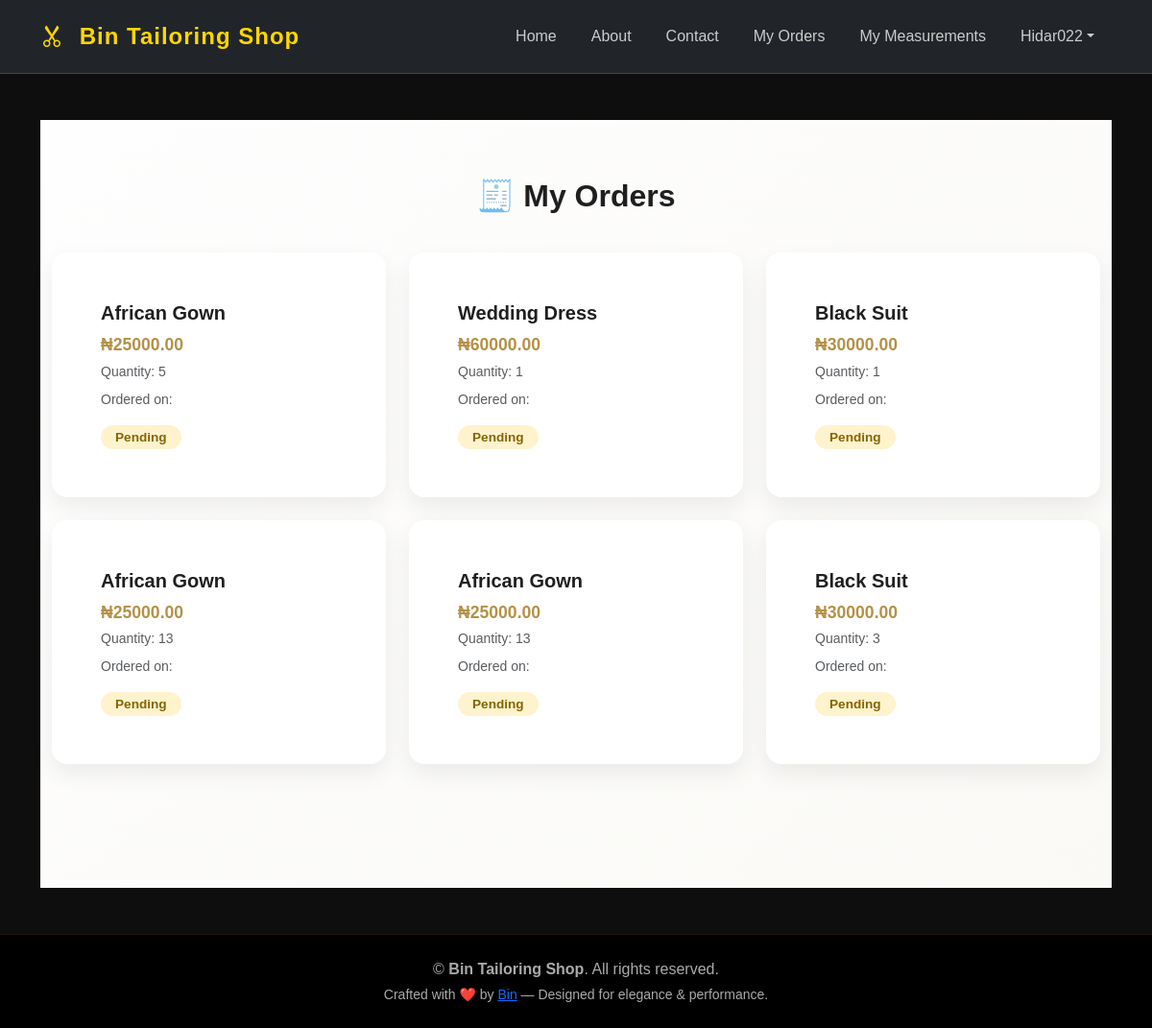
/my-orders/ (signed in), run on the app's committed database.
### main_app/models.py (models this page shows, shortened)
class Order(models.Model):
    STATUS_CHOICES = [
        ('pending', 'Pending'),
        ('completed', 'Completed'),
        ('cancelled', 'Cancelled'),
    ]
    user = models.ForeignKey(User, on_delete=models.CASCADE)
    product = models.ForeignKey(Product, on_delete=models.CASCADE)
    quantity = models.IntegerField(default=1)
    status = models.CharField(max_length=10, choices=STATUS_CHOICES, default='pending')
    order_date = models.DateTimeField(auto_now_add=True)

class Product(models.Model):
    name = models.CharField(max_length=100)
    description = models.TextField()
    price = models.DecimalField(max_digits=8, decimal_places=2)
    image = models.ImageField(upload_to='products/', null=True, blank=True)

### main_app/views.py (the view)
# urls.py: path('my-orders/', views.my_orders, name='my_orders'),
@login_required
def my_orders(request):
    orders = Order.objects.filter(user=request.user).order_by("-order_date")
    for order in orders:
        order.total_price = order.quantity * order.product.price
    return render(request, "my_orders.html", {"orders": orders})

### main_app/templates/my_orders.html (shortened to what this page needs)
{% extends 'base.html' %}
{% block content %}
<div class="page-bg">
  <div class="container">
    <h2 class="page-title">🧾 My Orders</h2>
    {% if orders %}
      <div class="row g-4">
        {% for order in orders %}
          <div class="col-md-6 col-lg-4">
            <div class="card order-card h-100">
              <div class="card-body">
                <h5>{{ order.product.name }}</h5>
                <p class="price mb-1">₦{{ order.product.price }}</p>
                <p class="text-muted small mb-2">Quantity: {{ order.quantity }}</p>
                <p class="text-muted small mb-3">
                  Ordered on: {{ order.date_ordered|date:"M d, Y" }}
                </p>
                <span class="status {% if order.status == 'pending' %}pending{% elif order.status == 'completed' %}completed{% else %}cancelled{% endif %}">
                  {{ order.status }}
                </span>
              </div>
            </div>
          </div>
        {% endfor %}
      </div>
    {% endif %}
  </div>
</div>
{% endblock %}

### main_app/templates/base.html (shortened to what this page needs)
{% load static %}
<!DOCTYPE html>
<html lang="en">
<head>
  <link href="https://cdn.jsdelivr.net/npm/bootstrap@5.3.3/dist/css/bootstrap.min.css" rel="stylesheet">
  <link href="https://cdn.jsdelivr.net/npm/bootstrap-icons@1.11.3/font/bootstrap-icons.css" rel="stylesheet">
  <link rel="stylesheet" href="https://cdnjs.cloudflare.com/ajax/libs/animate.css/4.1.1/animate.min.css"/>
  <link rel="stylesheet" href="{% static 'css/styles.css' %}">
</head>
<body>
 <nav class="navbar navbar-expand-lg navbar-dark bg-dark shadow-sm sticky-top">
    <div class="container">
      <a class="navbar-brand" href="{% url 'home' %}">
        <i class="bi bi-scissors me-2"></i> Bin Tailoring Shop
      </a>
      <div class="collapse navbar-collapse justify-content-end" id="navbarNav">
        <ul class="navbar-nav align-items-center">
          <li class="nav-item"><a class="nav-link" href="{% url 'home' %}">Home</a></li>
          <li class="nav-item"><a class="nav-link" href="{% url 'about' %}">About</a></li>
          <li class="nav-item"><a class="nav-link" href="{% url 'contact' %}">Contact</a></li>
          {% if user.is_authenticated %}
           <li class="nav-item"><a class="nav-link" href="{% url 'my_orders' %}">My Orders</a></li>
          <li class="nav-item"><a class="nav-link" href="{% url 'my_measurements' %}">My Measurements</a></li>
           <li class="nav-item dropdown">
             <a class="nav-link dropdown-toggle" href="#" data-bs-toggle="dropdown">{{ user.username }}</a>
             </li>
          {% else %}
            <li class="nav-item"><a class="btn btn-glow ms-3" href="{% url 'login' %}">Login</a></li>
          {% endif %}
        </ul>
      </div>
    </div>
  </nav>
{% block full_content %}
  <main class="container my-5">
    {% block content %}{% endblock %}
  </main>
{% endblock %}
  <footer class="py-4 text-center mt-auto">
    <div class="container">
      <p class="mb-1">&copy; {{ now|date:"Y" }} <strong>Bin Tailoring Shop</strong>. All rights reserved.</p>
      <p class="small">
        Crafted with ❤️ by <a href="#">Bin</a> — Designed for elegance & performance.
      </p>
    </div>
  </footer>
</body>
</html>

### main_app/templates/static/css/styles.css (style rules this page uses)
body { font-family: 'Poppins', sans-serif; background: #0e0e0e; color: #eee; margin: 0; overflow-x: hidden; }
.navbar { background: rgba(0, 0, 0, 0.9); padding: 15px 0; border-bottom: 1px solid rgba(255, 215, 0, 0.2); }
.navbar-brand { color: gold !important; font-weight: 700; font-size: 1.5rem; letter-spacing: 1px; }
.navbar-dark .navbar-nav .nav-link { color: #ccc !important; margin: 0 10px; transition: all 0.3s ease; }
.card { background: rgba(255, 255, 255, 0.06); border: 1px solid rgba(255, 255, 255, 0.1); border-radius: 16px; padding: 25px; backdrop-filter: blur(10px); color: #fff; box-shadow: 0 0 20px rgba(255, 215, 0, 0.05); transition: all 0.4s ease; }
footer { background: #000; color: #aaa; text-align: center; padding: 20px; margin-top: 60px; border-top: 1px solid rgba(255, 215, 0, 0.1); }
footer p { margin: 0; }

### main_app/templates/my_orders.html (style rules this page uses)
.page-bg { background: linear-gradient(135deg, #fefefe, #faf9f6); min-height: 100vh; padding: 60px 0; }
.page-title { text-align: center; font-weight: 700; color: #1f1f1f; margin-bottom: 40px; animation: fadeInDown 0.8s ease both; }
.order-card { background: #ffffff; border-radius: 16px; box-shadow: 0 10px 25px rgba(0, 0, 0, 0.07); transition: transform 0.3s ease, box-shadow 0.3s ease; animation: fadeInUp 0.8s ease both; }
.order-card .card-body { padding: 25px; }
.order-card h5 { font-weight: 600; color: #1f1f1f; }
.order-card .price { color: #b49147; font-weight: 700; font-size: 1.1rem; }
.order-card .status { font-weight: 600; text-transform: capitalize; border-radius: 50px; padding: 5px 15px; font-size: 0.85rem; }
.status.pending { background-color: #fff3cd; color: #856404; }

### data on the page
Order: product.name "African Gown", product.price "25000.00", quantity "5", status "Pending"
Order: product.name "Wedding Dress", product.price "60000.00", quantity "1", status "Pending"
Order: product.name "Black Suit", product.price "30000.00", quantity "1", status "Pending"
Order: product.name "African Gown", product.price "25000.00", quantity "13", status "Pending"
Order: product.name "African Gown", product.price "25000.00", quantity "13", status "Pending"
Order: product.name "Black Suit", product.price "30000.00", quantity "3", status "Pending"

### other printed values
{{ user.username }} "Hidar022"
